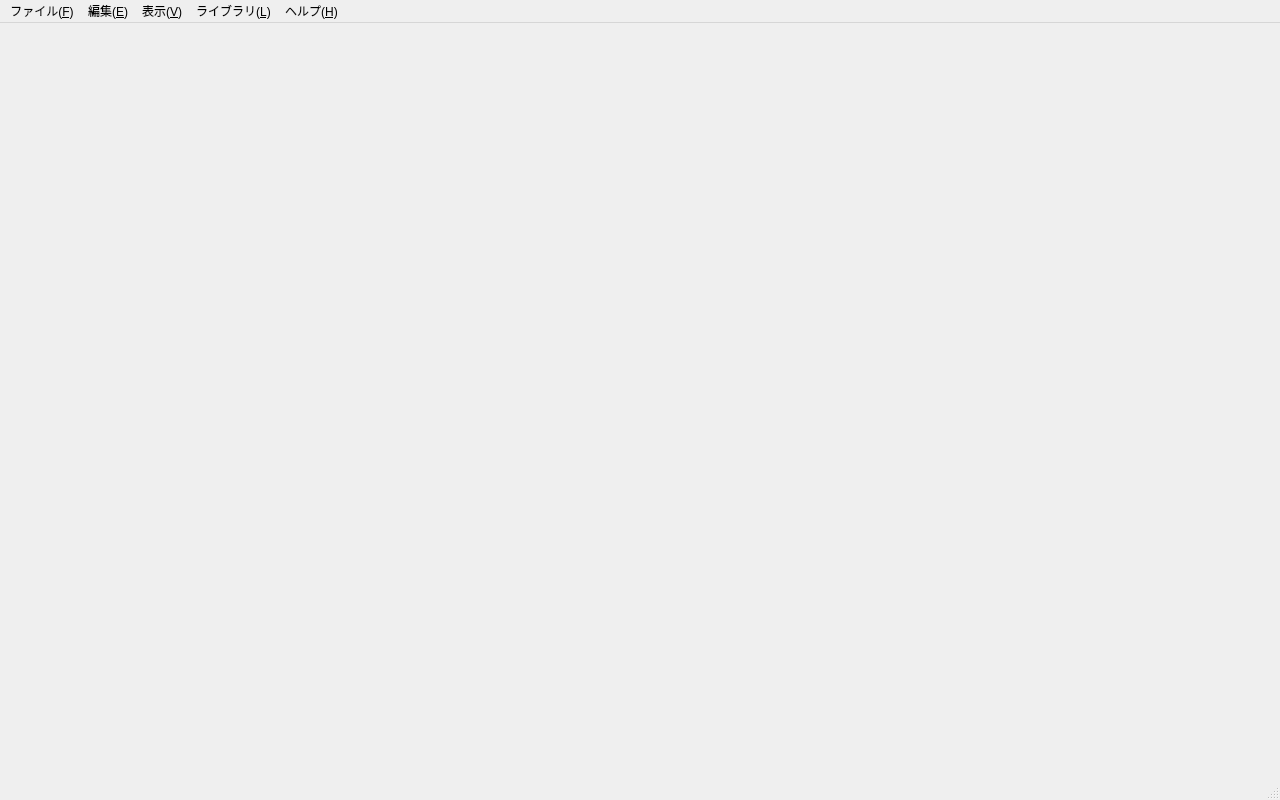
<?xml version="1.0" encoding="UTF-8"?>
<ui version="4.0">
 <class>MainWindow</class>
 <widget class="QMainWindow" name="MainWindow">
  <property name="geometry">
   <rect>
    <x>0</x>
    <y>0</y>
    <width>1280</width>
    <height>800</height>
   </rect>
  </property>
  <property name="windowTitle">
   <string>Boardes</string>
  </property>
  <widget class="QWidget" name="centralwidget"/>
  <widget class="QMenuBar" name="menubar">
   <property name="geometry">
    <rect>
     <x>0</x>
     <y>0</y>
     <width>1280</width>
     <height>24</height>
    </rect>
   </property>
   <widget class="QMenu" name="menuFile">
    <property name="title">
     <string>ファイル(&amp;F)</string>
    </property>
    <widget class="QMenu" name="menuImport">
     <property name="title">
      <string>インポート(&amp;I)</string>
     </property>
     <addaction name="importPassAction"/>
     <addaction name="separator"/>
     <addaction name="importPartFileAction"/>
     <addaction name="importBoardFileAction"/>
    </widget>
    <widget class="QMenu" name="menuExport">
     <property name="title">
      <string>エクスポート(&amp;E)</string>
     </property>
     <addaction name="exportPackageAction"/>
     <addaction name="separator"/>
     <addaction name="exportPngAction"/>
     <addaction name="exportSvgAction"/>
     <addaction name="exportClipboardAction"/>
    </widget>
    <widget class="QMenu" name="menuRecentFiles">
     <property name="title">
      <string>最近使ったファイル</string>
     </property>
    </widget>
    <addaction name="newAction"/>
    <addaction name="openAction"/>
    <addaction name="saveAction"/>
    <addaction name="saveAsAction"/>
    <addaction name="separator"/>
    <addaction name="menuImport"/>
    <addaction name="menuExport"/>
    <addaction name="separator"/>
    <addaction name="menuRecentFiles"/>
    <addaction name="separator"/>
    <addaction name="exitAction"/>
   </widget>
   <widget class="QMenu" name="menuEdit">
    <property name="title">
     <string>編集(&amp;E)</string>
    </property>
   </widget>
   <widget class="QMenu" name="menuView">
    <property name="title">
     <string>表示(&amp;V)</string>
    </property>
   </widget>
   <widget class="QMenu" name="menuLibrary">
    <property name="title">
     <string>ライブラリ(&amp;L)</string>
    </property>
    <addaction name="createBoardAction"/>
    <addaction name="createPartAction"/>
    <addaction name="separator"/>
    <addaction name="manageLibrariesAction"/>
   </widget>
   <widget class="QMenu" name="menuHelp">
    <property name="title">
     <string>ヘルプ(&amp;H)</string>
    </property>
    <addaction name="aboutAction"/>
   </widget>
   <addaction name="menuFile"/>
   <addaction name="menuEdit"/>
   <addaction name="menuView"/>
   <addaction name="menuLibrary"/>
   <addaction name="menuHelp"/>
  </widget>
  <widget class="QStatusBar" name="statusbar"/>
  <action name="newAction">
   <property name="text">
    <string>新規作成(&amp;N)</string>
   </property>
   <property name="shortcut">
    <string>Ctrl+N</string>
   </property>
  </action>
  <action name="openAction">
   <property name="text">
    <string>開く(&amp;O)...</string>
   </property>
   <property name="shortcut">
    <string>Ctrl+O</string>
   </property>
  </action>
  <action name="saveAction">
   <property name="text">
    <string>上書き保存(&amp;S)</string>
   </property>
   <property name="shortcut">
    <string>Ctrl+S</string>
   </property>
  </action>
  <action name="saveAsAction">
   <property name="text">
    <string>名前を付けて保存(&amp;A)...</string>
   </property>
   <property name="shortcut">
    <string>Ctrl+Shift+S</string>
   </property>
  </action>
  <action name="exitAction">
   <property name="text">
    <string>終了(&amp;X)</string>
   </property>
  </action>
  <action name="aboutAction">
   <property name="text">
    <string>Boardesについて(&amp;A)</string>
   </property>
  </action>
  <action name="importPassAction">
   <property name="text">
    <string>PasS パーツフォルダ...</string>
   </property>
  </action>
  <action name="importPartFileAction">
   <property name="text">
    <string>部品ファイル (.bpart/.part.json)...</string>
   </property>
  </action>
  <action name="importBoardFileAction">
   <property name="text">
    <string>基板ファイル (.bboard)...</string>
   </property>
  </action>
  <action name="createBoardAction">
   <property name="text">
    <string>新しい基板を作成...(&amp;B)</string>
   </property>
  </action>
  <action name="createPartAction">
   <property name="text">
    <string>新しい部品を作成...(&amp;P)</string>
   </property>
  </action>
  <action name="manageLibrariesAction">
   <property name="text">
    <string>ライブラリ管理...(&amp;M)</string>
   </property>
  </action>
  <action name="exportPackageAction">
   <property name="text">
    <string>設計パッケージ (.bpkg)...</string>
   </property>
  </action>
  <action name="exportPngAction">
   <property name="text">
    <string>画像として保存 (PNG)...</string>
   </property>
  </action>
  <action name="exportSvgAction">
   <property name="text">
    <string>画像として保存 (SVG)...</string>
   </property>
  </action>
  <action name="exportClipboardAction">
   <property name="text">
    <string>画像をクリップボードにコピー</string>
   </property>
  </action>
 </widget>
 <resources/>
 <connections>
  <connection>
   <sender>exitAction</sender>
   <signal>triggered()</signal>
   <receiver>MainWindow</receiver>
   <slot>close()</slot>
  </connection>
 </connections>
</ui>
